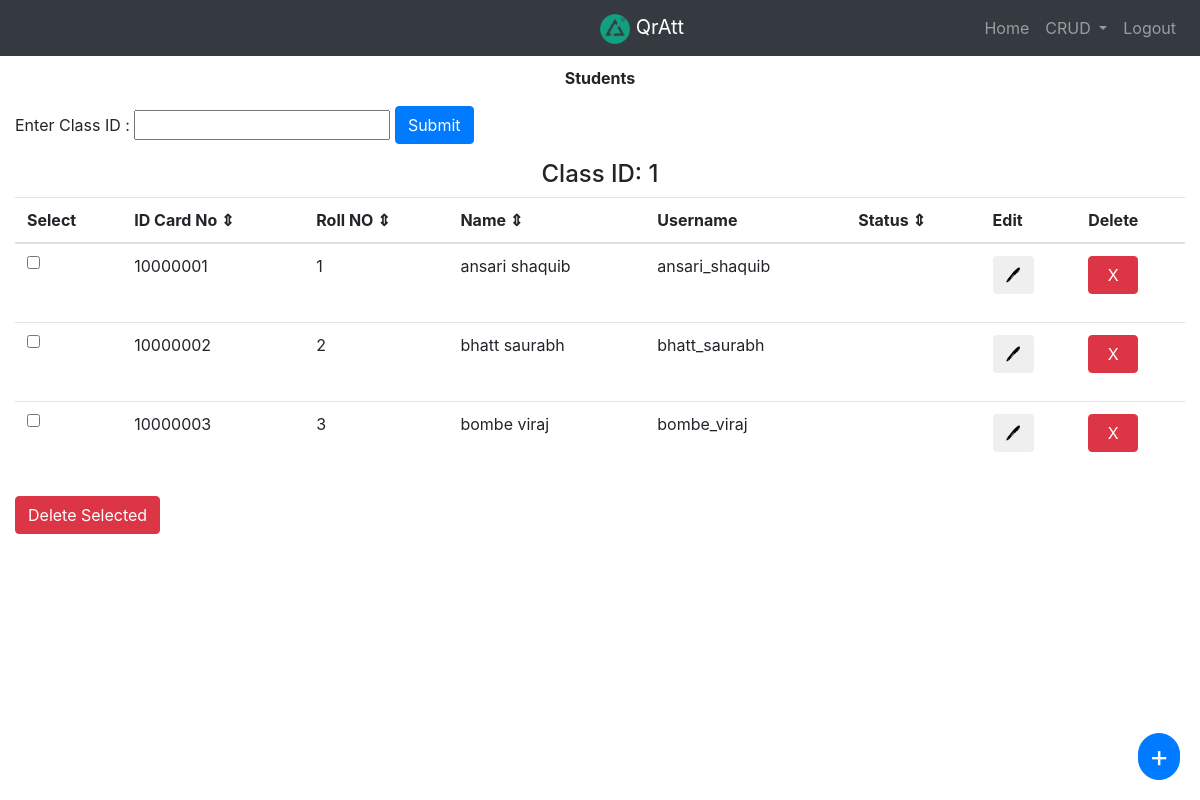
Screenshot of /admin/student.php?cid=1 (signed in) with the database file from the repository.
### tables this page shows
CREATE TABLE `studentinfo` (
  `id` int(11) NOT NULL,
  `rollno` smallint(6) NOT NULL,
  `name` tinytext NOT NULL,
  `username` varchar(200) DEFAULT NULL,
  `password` varchar(200) NOT NULL,
  `email` text NOT NULL,
  `classid` smallint(6) NOT NULL,
  `status` tinyint(4) NOT NULL DEFAULT '0'
);

### admin/student.php (the view, shortened to what this page needs)
<html>
<head>
	<link rel="stylesheet" href="https://maxcdn.bootstrapcdn.com/bootstrap/4.0.0/css/bootstrap.min.css">
</head>
<body>
<nav class="navbar navbar-expand-md navbar-dark bg-dark">
    <a href="admin.php" class="navbar-brand abs"><img src="../assets/logogreen.png" height="30" width="30"> QrAtt</a>
    <div class="navbar-collapse collapse justify-content-stretch" id="navbar7">
        <ul class="navbar-nav ml-auto">
        <li class="nav-item">
                <a class="nav-link" href="admin.php">Home</a>
            </li>
            <li class="nav-item dropdown">
        <a class="nav-link dropdown-toggle" href="#" id="navbarDropdown" role="button" data-toggle="dropdown" aria-haspopup="true" aria-expanded="false">
          CRUD
        </a>
      </li>
            <li class="nav-item">
                <a class="nav-link" href="logout.php">Logout</a>
            </li>
        </ul>
    </div>
</nav>
<div class="container-fluid">
<p class="text-center font-weight-bold" style="margin-top:10;">Students</p>
<div class="text-center">
<form class="form-inline">
    <label for="cid">Enter Class ID :</label>&nbsp
    <input type="text" name="cid"></input>&nbsp
    <input type="submit" class="btn btn-primary"></input>
</form>
</div>
<?php
if (isset($_GET['cid'])) {
    $cid = $_GET['cid'];
    echo "<div class='text-center'><h4>Class ID: ".$cid."</h4></div>";
?>
<div class="table-responsive">
<?php
    require('connect.php');
    $check = $conn->prepare("SELECT * FROM `classinfo` WHERE `classid` = ?");
    $check->bind_param("i", $cid);
	$check->execute();
    $r = $check->get_result();
    if($r->num_rows == 1){
    $query = $conn->prepare("SELECT * FROM `studentinfo` WHERE `classid` = ?");
    $query->bind_param("i", $cid);
    $query->execute();
    $r = $query->get_result();
    echo('<table id="mytable" class="table table-hover"><thead id="tablehead"><tr><th>Select</th><th id="id">ID Card No &#x21D5;</th><th id="rollno">Roll NO &#x21D5;</th><th id="name">Name &#x21D5;</th><th>Username</th><th id="status">Status &#x21D5;</th><th>Edit</th><th>Delete</th></tr></thead><tbody>');
    while ($assoc = $r->fetch_assoc()){
    echo "<tr>";
    echo "<td><input class='get_value' type='checkbox' name='cid[]' value=".$assoc['id']."></td>";
    echo "<td>".$assoc['id']."</td>";
    echo "<td>".$assoc['rollno']."</td>";
    echo "<td>".$assoc['name']."</td>";
    echo "<td>".$assoc['username']."</td>";
    $status = $assoc['status'];
    if ($status == '0') {
        echo "<td></td>";
    }
    else if ($status == '1') {
        echo "<td>Blocked</td>";
    }
    echo '<td><button type="button" class="btn" data-toggle="modal" data-target="#EditModal" data-sid="'.$assoc['id'].'" data-rollno="'.$assoc['rollno'].'" data-name="'.$assoc['name'].'" data-classid="'.$assoc['classid'].'" data-username="'.$assoc['username'].'" data-status="'.$assoc['status'].'">&#x1f58a;</button></td>';
    echo "<td>";
    echo "<form action='studentdel.php' method='post'  style='width=50%;'>";
    echo "<button class='cnf btn btn-danger' type='submit' name = 'submit' style='width:50;'>X</button>";
    echo "</form>";
    echo"</td>";
    echo "</tr>";
    }
?>
</tbody>
</table>
<button type="button" name="submit" class="btn btn-danger cnf" id="multi-del">Delete Selected</button>
<button id="fab" class="btn btn-primary" type="button" data-toggle="modal" data-target="#addclassModal" >+</button>
</div>
</div>
<?php
}
else{
    echo "INVALID CLASS ID";
  }
}
?>
</body>
</html>

### admin/student.php (style rules this page uses)
#fab { border-radius: 50px; padding:0; padding-left:10; padding-right:10; position: fixed; bottom: 20px; right: 20px; font-size:30; }
#id, #rollno, #name, #status { cursor: pointer; }
.navbar-brand.abs { position: absolute; left: 50%; text-align: center; }

### rows the page displays
studentinfo: id "10000001", rollno "1", name "ansari shaquib", username "ansari_shaquib", status 0 (drawn)
studentinfo: id "10000002", rollno "2", name "bhatt saurabh", username "bhatt_saurabh", status 0 (drawn)
studentinfo: id "10000003", rollno "3", name "bombe viraj", username "bombe_viraj", status 0 (drawn)

### other values shown
$cid "1"
